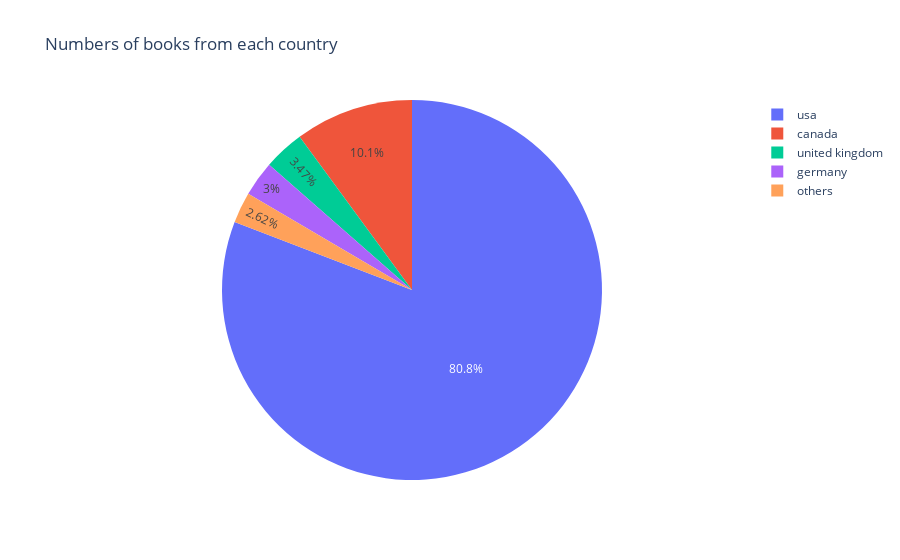

Here is the notebook cell this chart was saved with:
### Markdown cell above
##### Number of books from each country

### Code cell
temp_country = merged_data['country'].value_counts().reset_index()

plt.figure(figsize=(8,8))
px.pie(values = temp_country['country'][0:5], names=temp_country['index'][0:5], title='Numbers of books from each country')

### Figure 1 — Plotly figure (JSON) as saved in the notebook; plotly's stock layout.template omitted (floating-point values rounded to 4 significant figures)
{"data": [{"domain": {"x": [0, 1], "y": [0, 1]}, "hovertemplate": "label=%{label}<br>value=%{value}<extra></extra>", "labels": ["usa", "canada", "united kingdom", "germany", "others"], "legendgroup": "", "name": "", "showlegend": true, "type": "pie", "values": [746128, 93007, 32012, 27660, 24210]}], "layout": {"legend": {"tracegroupgap": 0}, "title": {"text": "Numbers of books from each country"}}}
